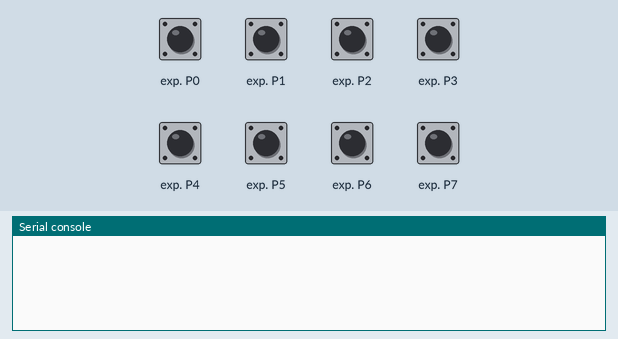
Bench run of a program on a simulated ESP32 board running MicroPython. Parts: the last lines printed to the serial console. The inputs (shaded band) are chosen by the test bench; at power-on: exp. P0–7 HIGH. Library files of the repository ran but are not shown: pcf8574.py.

Above: at 1.2 s.
1.3 s: exp. P0 pulled LOW for 0.6 s
At 2.1 s:
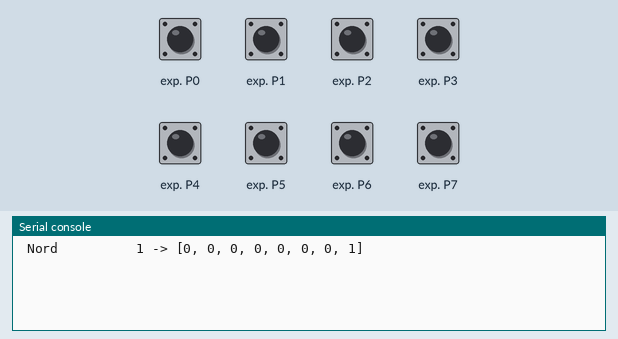
3.4 s: exp. P1 pulled LOW for 0.6 s
At 4.9 s:
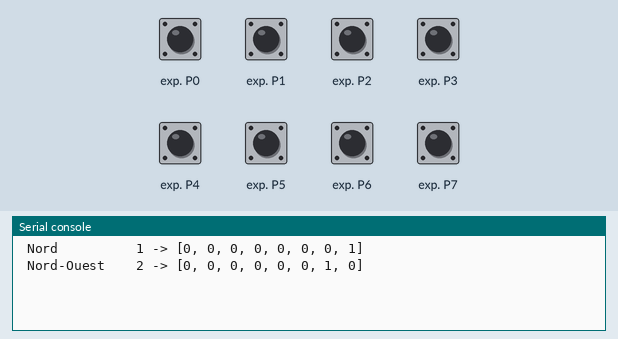
5.5 s: exp. P2 pulled LOW for 0.6 s
At 6.4 s:
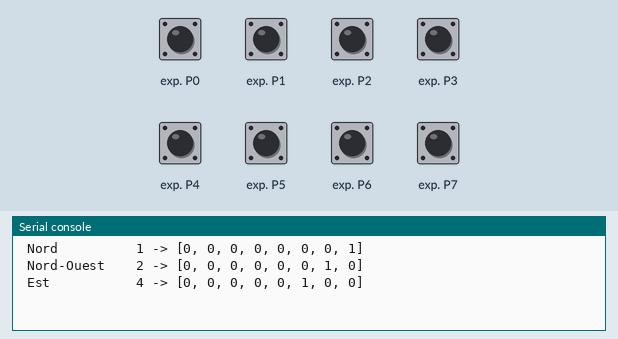
7.6 s: exp. P3 pulled LOW for 0.6 s
At 8.4 s:
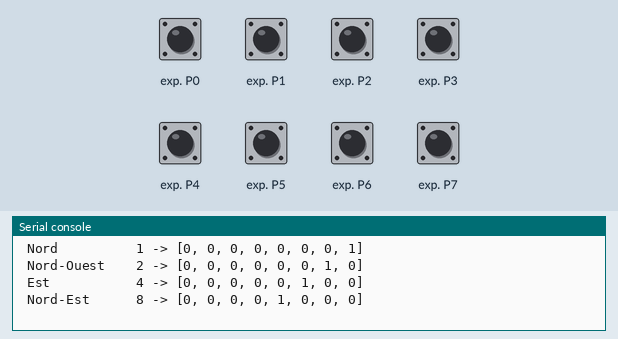
9.7 s: exp. P4 pulled LOW for 0.6 s
At 11.2 s:
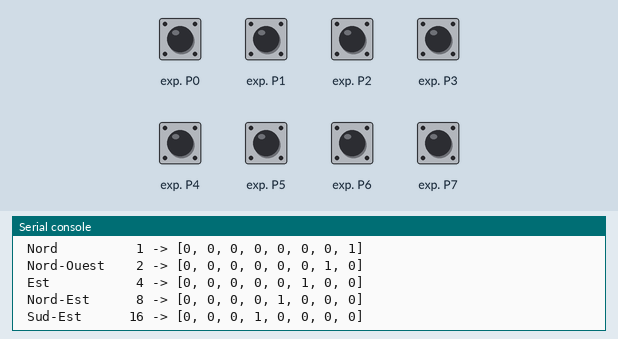
11.8 s: exp. P5 pulled LOW for 0.6 s
At 12.8 s:
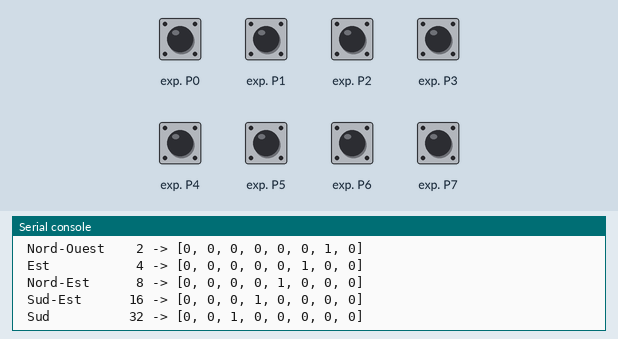

The program:

girouette.py
```python
"""
Girouette numérique
Composée de 8 capteurs à effet Hall 49E reliés à des LM339 (quadruple comparateurs
de tension) dont les sorties sont reliées à un PCF8574 -> 8 In/Out sur bus i2c.

"""
from machine import I2C, Pin
from time import sleep
import pcf8574

class Girouette ( ) :
    """
    La classe Girouette reçoit comme argument une instance de classe bus i2c.
    Ce bus i2c permet de communiquer avec le PCF8574 lequel permet d'obtenir
    une "image" des capteurs de position de la girouette.
    """
    __pt_cardinal = { 0:"Indéterminée", 1:"Nord", 2:"Nord-Ouest", 4:"Est",8:"Nord-Est",
                 16:"Sud-Est", 32:"Sud", 64:"Sud-Ouest", 128:"Ouest" }
    def __init__ ( self, i2c ):
        self.__bus = i2c
        self.__sensor = pcf8574.PCF8574(self.__bus, 0x20) # 8 In / Out via bus i2c
        self.__valeur = 0
        self.__position = [0 for _ in range(8)]
        self.position()
    # ================================================== position
    def position ( self )->tuple :
        """ Retourne un tuple : valeur et décomposition binaire d'un octet """
        lecture_pcf = self.__sensor.port # Lecture du pcf8574
        for i in range(8): # Comparaison des 8 entrées du pcf8574
            if not (1<<i & lecture_pcf) : # INVERSION : bit à 0 lorsque l'aimant est devant
                self.__position[7-i]=1
                self.__valeur = 1<<i
            else :
                self.__position[7-i]=0
        return self.__valeur, self.__position
    # ================================================= cardinal
    @property
    def pt_cardinal ( self )-> str :
        """ retourne la direction cardinale ou ordinale """
        return self.__pt_cardinal[self.__valeur]
# ============================================================== main -> test
if __name__=="__main__":
    i2c = I2C(1, scl=Pin(22), sda=Pin(21), freq=400000) # Port I2C
    memo_position = 0
    ma_girouette = Girouette ( i2c )
    while True:
        valeur_position, position = ma_girouette.position()
        if memo_position != valeur_position and valeur_position :
            print(" {:10s} ".format(ma_girouette.pt_cardinal), end='')
            print(" {:3d} ".format( valeur_position ), end='')
            print("->", position)
            memo_position = valeur_position
        sleep(0.5)
```

Measured:
- after the input at 1.3 s, the serial console: prints a new line after 0.20 s (image 1)
- after the input at 3.4 s, the serial console: prints a new line after 0.11 s (image 2)
- after the input at 5.5 s, the serial console: prints a new line at once (image 3)
- after the input at 7.6 s, the serial console: prints a new line after 0.41 s (image 4)
- after the input at 9.7 s, the serial console: prints a new line after 0.31 s (image 5)
- after the input at 11.8 s, the serial console: prints a new line after 0.21 s (image 6)
